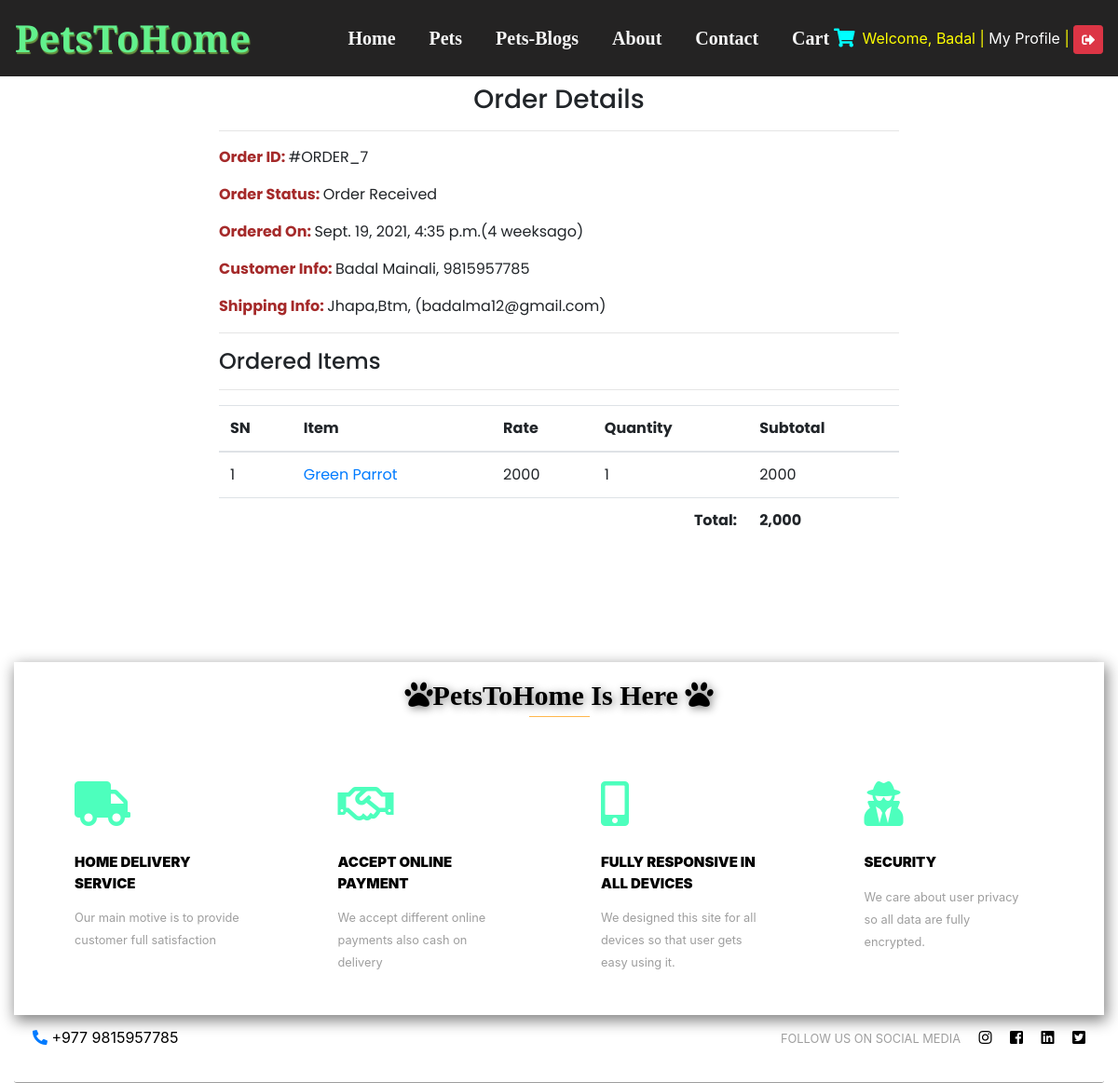
The app's page /profile/order-7/ (signed in) with its own data.
### Main/models.py (models this page shows, shortened)
class Order(models.Model):
    cart=models.OneToOneField(Cart,on_delete=models.CASCADE)
    ordered_by=models.CharField(max_length=200)
    shipping_address=models.CharField(max_length=200)
    mobile=models.CharField(max_length=10)
    email=models.EmailField(null=True)
    subtotal=models.PositiveIntegerField()
    discount=models.PositiveIntegerField()
    total=models.PositiveIntegerField()
    order_status=models.CharField(max_length=50,choices=ORDER_STATUS)
    payment_method=models.CharField(max_length=20,choices=METHOD,default="Cash On Delivery")
    payment_completed=models.BooleanField(default=False,null=True,blank=True)

class Cart(models.Model):
    customer=models.ForeignKey(Customer, on_delete=models.SET_NULL, null=True)
    total=models.PositiveIntegerField(default=0)
    created_at=models.DateTimeField(auto_now_add=True)

class CartProduct(models.Model):
    cart=models.ForeignKey(Cart, on_delete=models.CASCADE)
    pets=models.ForeignKey(Pets, on_delete=models.CASCADE)
    rate=models.PositiveIntegerField()
    quantity=models.PositiveIntegerField()
    subtotal=models.PositiveIntegerField()

class Pets(models.Model):
    title=models.CharField(max_length=200)
    slug=models.SlugField(unique=True)
    category=models.ForeignKey(Category,on_delete=models.CASCADE)
    image=models.ImageField(upload_to="static/images")
    marked_price=models.PositiveIntegerField()
    selling_price=models.PositiveIntegerField()
    description=models.TextField()
    return_policy=models.CharField(max_length=300)
    view_count=models.PositiveIntegerField(default=0)

### Main/views.py (the view)
# urls.py: path('profile/order-<int:pk>/',CustomerOrderDetailView.as_view(),name="cutomerdetail"),
class CustomerOrderDetailView(DetailView):
    template_name = "customerorderdetail.html"
    model=Order
    context_object_name = "ord_obj"
    def dispatch(self, request, *args, **kwargs):
        if request.user.is_authenticated and request.user.customer:
            pass
        else:
            return redirect("login/?next=/profile/")
        return super().dispatch(request,*args,**kwargs)

### templates/customerorderdetail.html (shortened to what this page needs)
{% extends 'base.html' %}
{% load humanize %}
{% block content %}
<div class="container">
    <div class="row">
        <div class="col-md-8 mx-auto">
            <h3 class="text-center">Order Details</h3><hr>
            <p><span class="font-weight-bold">Order ID: </span> #ORDER_{{ord_obj.id}}</p>
            <p><span class="font-weight-bold">Order Status: </span> {{ord_obj.order_status}}</p>
            <p><span class="font-weight-bold">Ordered On: </span> {{ord_obj.cart.created_at}}({{ord_obj.cart.created_at|timesince}}ago)</p>
            <p><span class="font-weight-bold">Customer Info: </span> {{ord_obj.ordered_by}}, {{ord_obj.mobile}}</p>
            <p><span class="font-weight-bold">Shipping Info: </span> {{ord_obj.shipping_address}}, ({{ord_obj.email}})</p>
            <hr>
            <h4>Ordered Items</h4>
            <hr>
            <table class="table">
                <thead>
                    <tr>
                        <th>SN</th>
                        <th>Item</th>
                        <th>Rate</th>
                        <th>Quantity</th>
                        <th>Subtotal</th>
                    </tr>
                </thead>
                <tbody>
                    {% for cp in ord_obj.cart.cartproduct_set.all %}
                    <tr>
                    <td>{{forloop.counter}}</td>
                    <td><a target="_blank" href="{% url 'productdetail' cp.pets.slug %}">{{cp.pets.title}}</a></td>
                    <td>{{cp.rate}}</td>
                    <td>{{cp.quantity}}</td>
                    <td>{{cp.subtotal}}</td>
                    </tr>
                    {% endfor %}
                <tr>
                    <th colspan="4" class="text-right">Total:</th>
                    <th>{{ord_obj.total|intcomma}}</th>
                </tr>
                </tbody>
            </table>
        </div>
    </div>
</div>
{% endblock %}

### templates/navbar.html (shortened to what this page needs)
<div id="navbar">
    <nav class="navbar navbar-expand-lg navbar-light navs">
            <a class="navbar-brand" href="#">PetsToHome</a>
            <div class="collapse navbar-collapse" id="navbarSupportedContent">
              <ul class="navbar-nav ml-auto">
                <li class="nav-item active">
                  <a class="nav-link navbar-txt" href="{% url 'main' %}">Home </a>
                </li>
                <li class="nav-item active">
                  <a class="nav-link navbar-txt" href="{% url 'pets' %}">Pets</a>
                </li>
                <li class="nav-item active">
                  <a class="nav-link  navbar-txt" href="#">Pets-Blogs</a>
                </li>
                <li class="nav-item active">
                  <a class="nav-link navbar-txt" href="{% url 'about' %}">About</a>
                </li>
                <li class="nav-item active">
                  <a class="nav-link navbar-txt" href="{% url 'contact' %}">Contact </a>
                </li>
                <li class="nav-item active">
                  <a class="nav-link navbar-txt" href="{% url 'mycart' %}"> Cart <i style="color: aqua;" class="fas fa-shopping-cart"></i> </a>
                </li>
                <li style="color: yellow;" class="mt-2">
                {% if request.user.customer %}
                Welcome, {{request.user.username}} |
                  <a href="{% url 'customerprofile' %}" style="color:white;">My Profile</a> |
                  <a href="{% url 'logout' %}"class="btn btn-danger btn-sm"> <i class="fas fa-sign-out-alt"></i></a>
                {% else %}
                </li>
                  </ul>
              <form class="form-inline ml-2 my-lg-0">
               <a href="{% url 'register' %}" class="btn btn-outline-success my-2 my-sm-0"> LOGIN</a>
              </form>
                {% endif %}
            </div>
          </nav>
</div>

### static/css/styles.css (style rules this page uses)
.navs { width: 100%; background: rgb(36, 35, 35); position:fixed !important; z-index:1; width:100%; height: auto; text-align:center; vertical-align:middle; line-height:50px; top:0px; }
#navbar { height: 90px; width: 100%; display: flex; }
.navbar-brand { font-size: 40px !important; font-family: vollkorn; text-shadow: 1px 2px 1px #699942; font-weight: bold; color: rgb(98, 240, 141) !important; }
.navbar-txt { margin-left: 10px; font-size: 20px; font-family: Cambria, Cochin, Georgia, Times, 'Times New Roman', serif; font-weight: bold; color: whitesmoke !important; }
.nav-item { margin-left: 10px; }

### templates/customerorderdetail.html (style rules this page uses)
.navs { width: 100%; background: rgb(36, 35, 35); position:fixed !important; z-index:1; width:100%; height: auto; text-align:center; vertical-align:middle; line-height:50px; top:0px; }
#navbar { height: 90px; width: 100%; display: flex; }
.navbar-brand { font-size: 40px !important; font-family: vollkorn; text-shadow: 1px 2px 1px #699942; font-weight: bold; color: rgb(98, 240, 141) !important; }
.navbar-txt { margin-left: 10px; font-size: 20px; font-family: Cambria, Cochin, Georgia, Times, 'Times New Roman', serif; font-weight: bold; color: whitesmoke !important; }
.nav-item { margin-left: 10px; }
p span { font-weight: bold; color: brown; }
.container { font-family: 'Poppins', sans-serif; }

### records on screen
Order: id "7", order_status "Order Received", cart.created_at "Sept. 19, 2021, 4:35 p.m.", cart.created_at "4 weeks", ordered_by "Badal Mainali", mobile "9815957785", shipping_address "Jhapa,Btm", email "badalma12@gmail.com", total "2,000"
CartProduct: pets "Green Parrot", rate "2000", quantity "1", subtotal "2000"

### other values on screen
{{ request.user.username }} "Badal"
